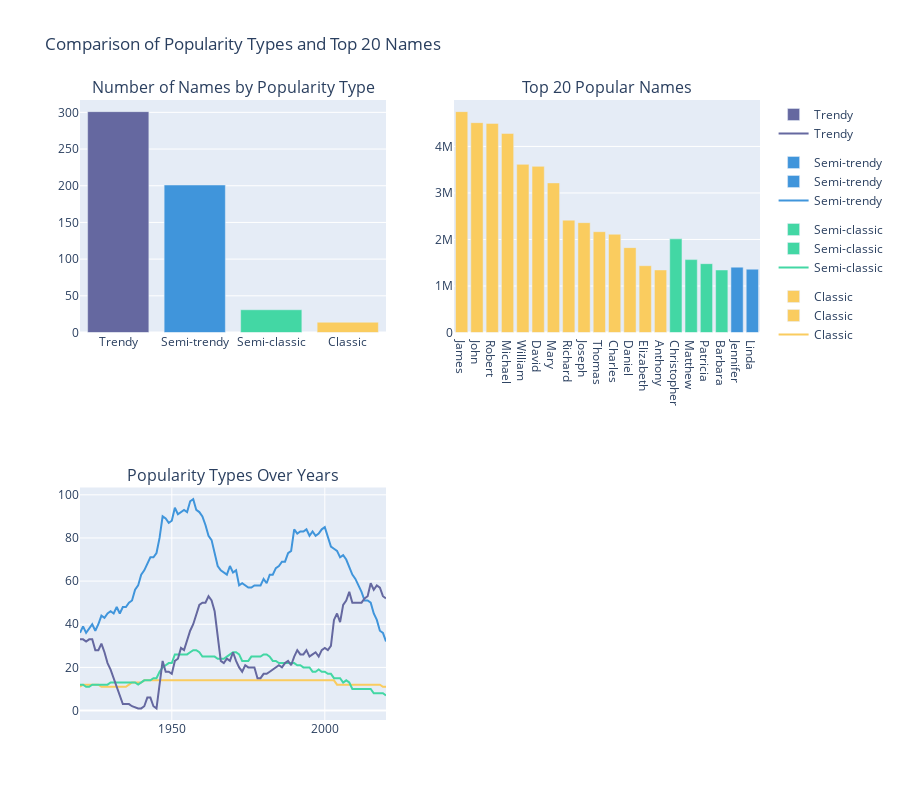

The notebook cell saved with this chart:
### Code cell
# Define a consistent color map for popularity types
color_map = {
    'Classic': '#facc5f' ,  # Yellow
    'Semi-classic': '#43d7a4',  # Green
    'Semi-trendy': '#4095db',  # Blue
    'Trendy': '#6568a0'   # purple
}
# First chart: Number of Names by Popularity Type
df = result['popularity_type'].value_counts().reset_index()
df.columns = ['popularity_type', 'count']
fig1 = px.bar(df,
              x='popularity_type',
              y='count',
              title='Number of Names by Popularity Type',
              labels={'popularity_type': 'Popularity Type', 'count': 'Number of Names'},
              color='popularity_type',
              color_discrete_map=color_map)
fig1.update_traces(hovertemplate='<b>%{x}</b><br>Number: %{y:,}')

# Second chart: Top 20 Popular Names
top_20 = result.sort_values(by='number', ascending=False).head(20)
fig2 = px.bar(top_20,
              x='first_name',
              y='number',
              color='popularity_type',
              title='Top 20 Popular Names',
              labels={'first_name': 'First Name', 'number': 'Number of Occurrences'},
              hover_data={'popularity_type': True},
              color_discrete_map=color_map)
fig2.update_traces(hovertemplate='<b>%{x}</b><br>Number: %{y:,}<br>Popularity: %{customdata[0]}')
# Third chart: Popularity Types Over Years
names_with_popularity = names.merge(popular_names[['first_name', 'popularity_type']], on='first_name')
popularity_over_years = names_with_popularity.groupby(['year', 'popularity_type']).size().reset_index(name='count')
fig3 = px.line(popularity_over_years,
               x='year',
               y='count',
               color='popularity_type',
               title='Popularity Types Over Years',
               labels={'year': 'Year', 'count': 'Total of Names'},
               color_discrete_map=color_map)
fig3.update_layout(legend_title_text='Popularity Type')

# Create subplots
fig = make_subplots(rows=2, cols=2, subplot_titles=("Number of Names by Popularity Type", "Top 20 Popular Names", "Popularity Types Over Years"))

# Add the first chart to the first subplot
for trace in fig1['data']:
    fig.add_trace(trace, row=1, col=1)

# Add the second chart to the second subplot
for trace in fig2['data']:
    fig.add_trace(trace, row=1, col=2)

# Add the third chart to the third subplot
for trace in fig3['data']:
    fig.add_trace(trace, row=2, col=1)

# Update layout
fig.update_layout(title_text="Comparison of Popularity Types and Top 20 Names", showlegend=True, height=800)

# Show the plot
fig.show()

### Figure 1 — Plotly figure (JSON) as saved in the notebook; plotly's stock layout.template omitted (floating-point values rounded to 4 significant figures)
{"data": [{"hovertemplate": "<b>%{x}</b><br>Number: %{y:,}", "legendgroup": "Trendy", "marker": {"color": "#6568a0", "pattern": {"shape": ""}}, "name": "Trendy", "orientation": "v", "showlegend": true, "textposition": "auto", "type": "bar", "x": ["Trendy"], "xaxis": "x", "y": [301], "yaxis": "y"}, {"hovertemplate": "<b>%{x}</b><br>Number: %{y:,}", "legendgroup": "Semi-trendy", "marker": {"color": "#4095db", "pattern": {"shape": ""}}, "name": "Semi-trendy", "orientation": "v", "showlegend": true, "textposition": "auto", "type": "bar", "x": ["Semi-trendy"], "xaxis": "x", "y": [201], "yaxis": "y"}, {"hovertemplate": "<b>%{x}</b><br>Number: %{y:,}", "legendgroup": "Semi-classic", "marker": {"color": "#43d7a4", "pattern": {"shape": ""}}, "name": "Semi-classic", "orientation": "v", "showlegend": true, "textposition": "auto", "type": "bar", "x": ["Semi-classic"], "xaxis": "x", "y": [31], "yaxis": "y"}, {"hovertemplate": "<b>%{x}</b><br>Number: %{y:,}", "legendgroup": "Classic", "marker": {"color": "#facc5f", "pattern": {"shape": ""}}, "name": "Classic", "orientation": "v", "showlegend": true, "textposition": "auto", "type": "bar", "x": ["Classic"], "xaxis": "x", "y": [14], "yaxis": "y"}, {"customdata": [["Classic"], ["Classic"], ["Classic"], ["Classic"], ["Classic"], ["Classic"], ["Classic"], ["Classic"], ["Classic"], ["Classic"], ["Classic"], ["Classic"], ["Classic"], ["Classic"]], "hovertemplate": "<b>%{x}</b><br>Number: %{y:,}<br>Popularity: %{customdata[0]}", "legendgroup": "Classic", "marker": {"color": "#facc5f", "pattern": {"shape": ""}}, "name": "Classic", "orientation": "v", "showlegend": true, "textposition": "auto", "type": "bar", "x": ["James", "John", "Robert", "Michael", "William", "David", "Mary", "Richard", "Joseph", "Thomas", "Charles", "Daniel", "Elizabeth", "Anthony"], "xaxis": "x2", "y": [4748138, 4510721, 4495199, 4278824, 3614424, 3571498, 3215850, 2414838, 2361382, 2166802, 2112352, 1824274, 1436286, 1344352], "yaxis": "y2"}, {"customdata": [["Semi-classic"], ["Semi-classic"], ["Semi-classic"], ["Semi-classic"]], "hovertemplate": "<b>%{x}</b><br>Number: %{y:,}<br>Popularity: %{customdata[0]}", "legendgroup": "Semi-classic", "marker": {"color": "#43d7a4", "pattern": {"shape": ""}}, "name": "Semi-classic", "orientation": "v", "showlegend": true, "textposition": "auto", "type": "bar", "x": ["Christopher", "Matthew", "Patricia", "Barbara"], "xaxis": "x2", "y": [2012792, 1567204, 1479802, 1343901], "yaxis": "y2"}, {"customdata": [["Semi-trendy"], ["Semi-trendy"]], "hovertemplate": "<b>%{x}</b><br>Number: %{y:,}<br>Popularity: %{customdata[0]}", "legendgroup": "Semi-trendy", "marker": {"color": "#4095db", "pattern": {"shape": ""}}, "name": "Semi-trendy", "orientation": "v", "showlegend": true, "textposition": "auto", "type": "bar", "x": ["Jennifer", "Linda"], "xaxis": "x2", "y": [1404743, 1361021], "yaxis": "y2"}, {"hovertemplate": "popularity_type=Classic<br>Year=%{x}<br>Total of Names=%{y}<extra></extra>", "legendgroup": "Classic", "line": {"color": "#facc5f", "dash": "solid"}, "marker": {"symbol": "circle"}, "mode": "lines", "name": "Classic", "orientation": "v", "showlegend": true, "type": "scatter", "x": [1920, 1921, 1922, 1923, 1924, 1925, 1926, 1927, 1928, 1929, 1930, 1931, 1932, 1933, 1934, 1935, 1936, 1937, 1938, 1939, 1940, 1941, 1942, 1943, 1944, 1945, 1946, 1947, 1948, 1949, 1950, 1951, 1952, 1953, 1954, 1955, 1956, 1957, 1958, 1959, 1960, 1961, 1962, 1963, 1964, 1965, 1966, 1967, 1968, 1969, 1970, 1971, 1972, 1973, 1974, 1975, 1976, 1977, 1978, 1979, 1980, 1981, 1982, 1983, 1984, 1985, 1986, 1987, 1988, 1989, 1990, 1991, 1992, 1993, 1994, 1995, 1996, 1997, 1998, 1999, 2000, 2001, 2002, 2003, 2004, 2005, 2006, 2007, 2008, 2009, 2010, 2011, 2012, 2013, 2014, 2015, 2016, 2017, 2018, 2019, 2020], "xaxis": "x3", "y": [11, 12, 12, 12, 12, 12, 12, 11, 11, 11, 11, 11, 11, 11, 11, 11, 12, 13, 13, 13, 13, 14, 14, 14, 14, 14, 14, 14, 14, 14, 14, 14, 14, 14, 14, 14, 14, 14, 14, 14, 14, 14, 14, 14, 14, 14, 14, 14, 14, 14, 14, 14, 14, 14, 14, 14, 14, 14, 14, 14, 14, 14, 14, 14, 14, 14, 14, 14, 14, 14, 14, 14, 14, 14, 14, 14, 14, 14, 14, 14, 14, 14, 14, 14, 12, 12, 12, 12, 12, 12, 12, 12, 12, 12, 12, 12, 12, 12, 12, 11, 11], "yaxis": "y3"}, {"hovertemplate": "popularity_type=Semi-classic<br>Year=%{x}<br>Total of Names=%{y}<extra></extra>", "legendgroup": "Semi-classic", "line": {"color": "#43d7a4", "dash": "solid"}, "marker": {"symbol": "circle"}, "mode": "lines", "name": "Semi-classic", "orientation": "v", "showlegend": true, "type": "scatter", "x": [1920, 1921, 1922, 1923, 1924, 1925, 1926, 1927, 1928, 1929, 1930, 1931, 1932, 1933, 1934, 1935, 1936, 1937, 1938, 1939, 1940, 1941, 1942, 1943, 1944, 1945, 1946, 1947, 1948, 1949, 1950, 1951, 1952, 1953, 1954, 1955, 1956, 1957, 1958, 1959, 1960, 1961, 1962, 1963, 1964, 1965, 1966, 1967, 1968, 1969, 1970, 1971, 1972, 1973, 1974, 1975, 1976, 1977, 1978, 1979, 1980, 1981, 1982, 1983, 1984, 1985, 1986, 1987, 1988, 1989, 1990, 1991, 1992, 1993, 1994, 1995, 1996, 1997, 1998, 1999, 2000, 2001, 2002, 2003, 2004, 2005, 2006, 2007, 2008, 2009, 2010, 2011, 2012, 2013, 2014, 2015, 2016, 2017, 2018, 2019, 2020], "xaxis": "x3", "y": [12, 12, 11, 11, 12, 12, 12, 12, 12, 12, 13, 13, 13, 13, 13, 13, 13, 13, 13, 12, 13, 14, 14, 14, 15, 15, 18, 20, 21, 22, 22, 26, 26, 26, 26, 26, 27, 28, 28, 27, 25, 25, 25, 25, 25, 24, 24, 24, 25, 26, 27, 27, 26, 23, 23, 23, 25, 25, 25, 25, 26, 26, 25, 23, 23, 22, 22, 22, 22, 22, 22, 21, 21, 20, 20, 20, 18, 18, 19, 18, 18, 17, 17, 15, 15, 15, 13, 14, 13, 10, 10, 10, 10, 10, 10, 10, 8, 8, 8, 8, 7], "yaxis": "y3"}, {"hovertemplate": "popularity_type=Semi-trendy<br>Year=%{x}<br>Total of Names=%{y}<extra></extra>", "legendgroup": "Semi-trendy", "line": {"color": "#4095db", "dash": "solid"}, "marker": {"symbol": "circle"}, "mode": "lines", "name": "Semi-trendy", "orientation": "v", "showlegend": true, "type": "scatter", "x": [1920, 1921, 1922, 1923, 1924, 1925, 1926, 1927, 1928, 1929, 1930, 1931, 1932, 1933, 1934, 1935, 1936, 1937, 1938, 1939, 1940, 1941, 1942, 1943, 1944, 1945, 1946, 1947, 1948, 1949, 1950, 1951, 1952, 1953, 1954, 1955, 1956, 1957, 1958, 1959, 1960, 1961, 1962, 1963, 1964, 1965, 1966, 1967, 1968, 1969, 1970, 1971, 1972, 1973, 1974, 1975, 1976, 1977, 1978, 1979, 1980, 1981, 1982, 1983, 1984, 1985, 1986, 1987, 1988, 1989, 1990, 1991, 1992, 1993, 1994, 1995, 1996, 1997, 1998, 1999, 2000, 2001, 2002, 2003, 2004, 2005, 2006, 2007, 2008, 2009, 2010, 2011, 2012, 2013, 2014, 2015, 2016, 2017, 2018, 2019, 2020], "xaxis": "x3", "y": [36, 39, 36, 38, 40, 37, 40, 44, 43, 45, 46, 45, 48, 45, 48, 48, 50, 51, 56, 58, 63, 65, 68, 71, 71, 73, 80, 90, 89, 87, 88, 94, 91, 92, 93, 92, 97, 98, 93, 92, 90, 86, 81, 79, 73, 67, 65, 64, 63, 67, 64, 65, 58, 59, 58, 57, 57, 58, 58, 58, 61, 59, 63, 63, 66, 67, 69, 69, 73, 74, 84, 82, 83, 83, 84, 81, 83, 81, 82, 84, 85, 80, 76, 75, 74, 71, 72, 70, 66, 63, 61, 58, 55, 51, 51, 50, 45, 42, 37, 36, 32], "yaxis": "y3"}, {"hovertemplate": "popularity_type=Trendy<br>Year=%{x}<br>Total of Names=%{y}<extra></extra>", "legendgroup": "Trendy", "line": {"color": "#6568a0", "dash": "solid"}, "marker": {"symbol": "circle"}, "mode": "lines", "name": "Trendy", "orientation": "v", "showlegend": true, "type": "scatter", "x": [1920, 1921, 1922, 1923, 1924, 1925, 1926, 1927, 1928, 1929, 1930, 1931, 1932, 1933, 1934, 1935, 1936, 1937, 1939, 1940, 1941, 1942, 1943, 1944, 1945, 1946, 1947, 1948, 1949, 1950, 1951, 1952, 1953, 1954, 1955, 1956, 1957, 1958, 1959, 1960, 1961, 1962, 1963, 1964, 1965, 1966, 1967, 1968, 1969, 1970, 1971, 1972, 1973, 1974, 1975, 1976, 1977, 1978, 1979, 1980, 1981, 1982, 1983, 1984, 1985, 1986, 1987, 1988, 1989, 1990, 1991, 1992, 1993, 1994, 1995, 1996, 1997, 1998, 1999, 2000, 2001, 2002, 2003, 2004, 2005, 2006, 2007, 2008, 2009, 2010, 2011, 2012, 2013, 2014, 2015, 2016, 2017, 2018, 2019, 2020], "xaxis": "x3", "y": [33, 33, 32, 33, 33, 28, 28, 31, 27, 22, 19, 15, 10, 7, 3, 3, 3, 2, 1, 1, 2, 6, 6, 2, 1, 12, 23, 18, 18, 17, 23, 24, 29, 28, 33, 37, 40, 45, 49, 50, 50, 53, 51, 46, 33, 23, 22, 24, 23, 27, 23, 20, 18, 21, 20, 20, 20, 15, 15, 17, 17, 18, 19, 20, 21, 20, 22, 23, 21, 25, 28, 26, 26, 28, 25, 26, 27, 25, 28, 29, 28, 30, 42, 45, 41, 49, 51, 55, 50, 50, 50, 50, 52, 53, 59, 56, 58, 57, 53, 52], "yaxis": "y3"}], "layout": {"annotations": [{"font": {"size": 16}, "showarrow": false, "text": "Number of Names by Popularity Type", "x": 0.225, "xanchor": "center", "xref": "paper", "y": 1, "yanchor": "bottom", "yref": "paper"}, {"font": {"size": 16}, "showarrow": false, "text": "Top 20 Popular Names", "x": 0.775, "xanchor": "center", "xref": "paper", "y": 1, "yanchor": "bottom", "yref": "paper"}, {"font": {"size": 16}, "showarrow": false, "text": "Popularity Types Over Years", "x": 0.225, "xanchor": "center", "xref": "paper", "y": 0.375, "yanchor": "bottom", "yref": "paper"}], "height": 800, "showlegend": true, "title": {"text": "Comparison of Popularity Types and Top 20 Names"}, "xaxis": {"anchor": "y", "domain": [0, 0.45]}, "xaxis2": {"anchor": "y2", "domain": [0.55, 1]}, "xaxis3": {"anchor": "y3", "domain": [0, 0.45]}, "xaxis4": {"anchor": "y4", "domain": [0.55, 1]}, "yaxis": {"anchor": "x", "domain": [0.625, 1]}, "yaxis2": {"anchor": "x2", "domain": [0.625, 1]}, "yaxis3": {"anchor": "x3", "domain": [0, 0.375]}, "yaxis4": {"anchor": "x4", "domain": [0, 0.375]}}}
